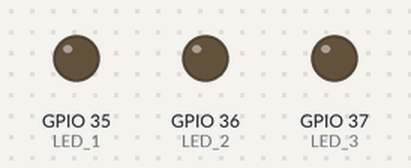
Simulated run of this program. Board: ESP32-S3. Shown: output pins drawn as LEDs (lit = HIGH).

Above: at 0.1 s.
At 0.7 s:
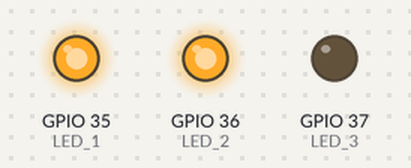
At 1.1 s:
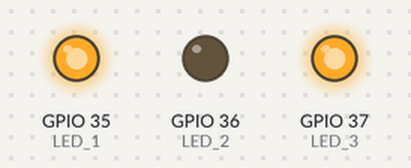
At 1.9 s:
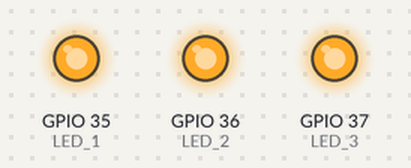
At 2.9 s:
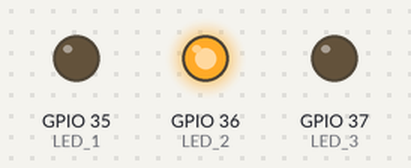
At 4.3 s:
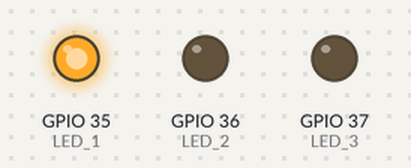
Timing chart, 0 to 4.6 s (numbered marks = the images above):
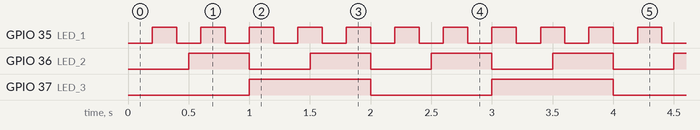

The program:

main.cpp
```cpp
#include <Arduino.h>

constexpr uint8_t LED_1 = 35;
constexpr uint8_t LED_2 = 36;
constexpr uint8_t LED_3 = 37;

constexpr uint16_t PERIOD_LED_1 = 200;
constexpr uint16_t PERIOD_LED_2 = 500;
constexpr uint16_t PERIOD_LED_3 = 1000;

void setup()
{
    pinMode(LED_1, OUTPUT);
    digitalWrite(LED_1, LOW);

    pinMode(LED_2, OUTPUT);
    digitalWrite(LED_2, LOW);

    pinMode(LED_3, OUTPUT);
    digitalWrite(LED_3, LOW);
}

void loop()
{
    static bool stateLed1 = LOW;
    static bool stateLed2 = LOW;
    static bool stateLed3 = LOW;

    static unsigned long lastIntimeLed1 = 0;
    static unsigned long lastIntimeLed2 = 0;
    static unsigned long lastIntimeLed3 = 0;

    unsigned long currentTime = millis();
    if (currentTime - lastIntimeLed1 >= PERIOD_LED_1)
    {
        stateLed1 = !stateLed1;
        digitalWrite(LED_1, stateLed1);
        lastIntimeLed1 = currentTime;
    }

    if (currentTime - lastIntimeLed2 >= PERIOD_LED_2)
    {
        stateLed2 = !stateLed2;
        digitalWrite(LED_2, stateLed2);
        lastIntimeLed2 = currentTime;
    }

    if (currentTime - lastIntimeLed3 >= PERIOD_LED_3)
    {
        stateLed3 = !stateLed3;
        digitalWrite(LED_3, stateLed3);
        lastIntimeLed3 = currentTime;
    }
}
```

Measured:
- by itself, GPIO 35 (LED_1): alternates HIGH for 0.20 s and LOW for 0.20 s
- by itself, GPIO 36 (LED_2): alternates HIGH for 0.50 s and LOW for 0.50 s
- by itself, GPIO 37 (LED_3): alternates HIGH for 1.0 s and LOW for 1.0 s
